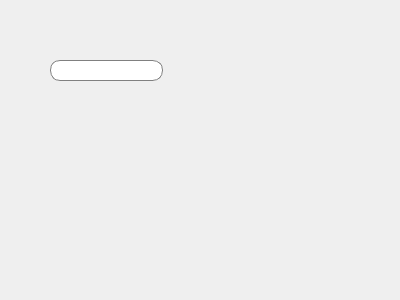
<?xml version="1.0" encoding="UTF-8"?>
<ui version="4.0">
 <class>Form</class>
 <widget class="QWidget" name="Form">
  <property name="geometry">
   <rect>
    <x>0</x>
    <y>0</y>
    <width>400</width>
    <height>300</height>
   </rect>
  </property>
  <property name="windowTitle">
   <string>Form</string>
  </property>
  <widget class="QLineEdit" name="lineEdit">
   <property name="geometry">
    <rect>
     <x>50</x>
     <y>60</y>
     <width>113</width>
     <height>21</height>
    </rect>
   </property>
   <property name="styleSheet">
    <string notr="true">border-top-left-radius:10px;
border-top-right-radius:10px;
border-bottom-left-radius:10px;
border-bottom-right-radius:10px;
border:1px solid rgb(255,255,255);
border-radius:20px;
border: 1px solid gray;
border-radius: 10px;
padding: 0 8px;</string>
   </property>
  </widget>
 </widget>
 <resources/>
 <connections/>
</ui>
